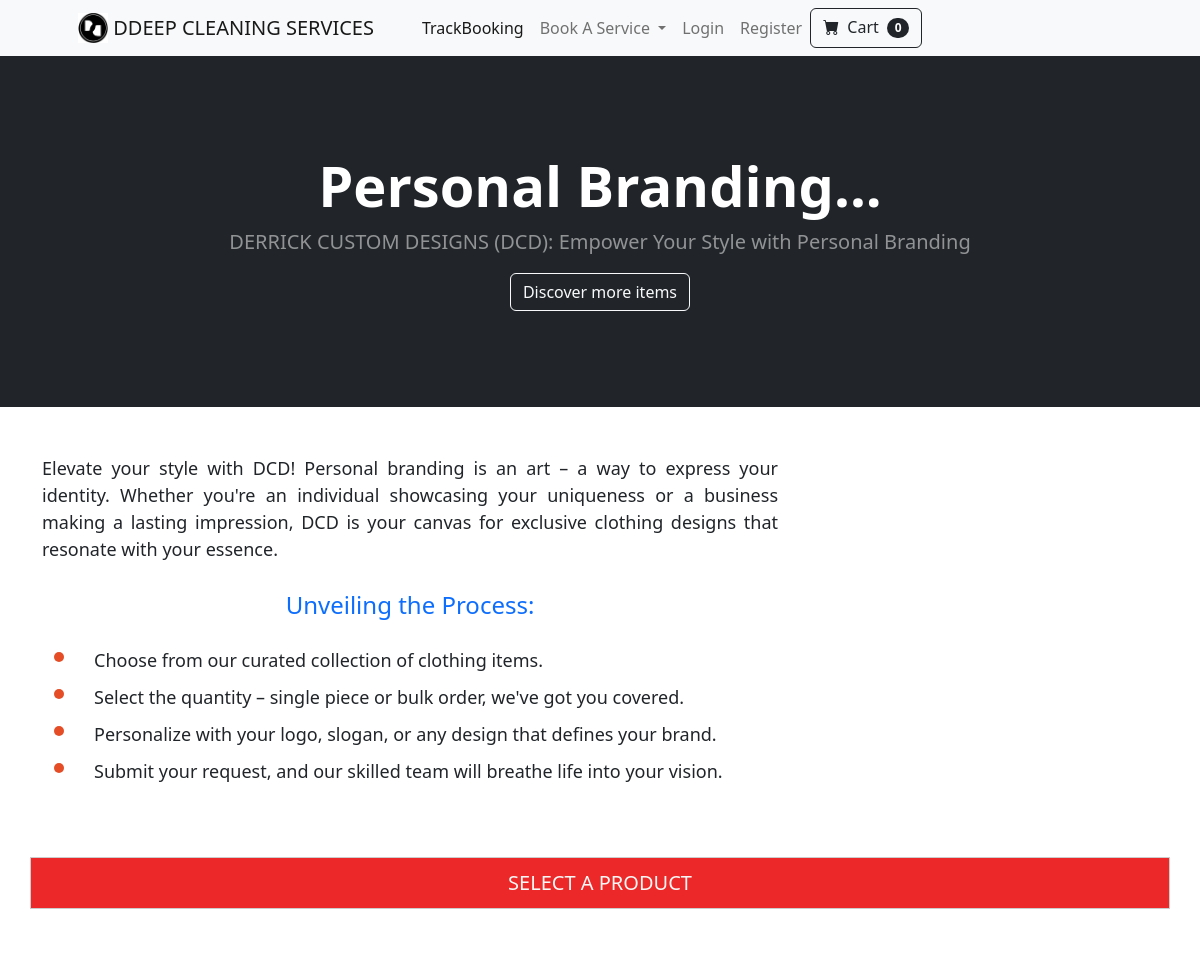
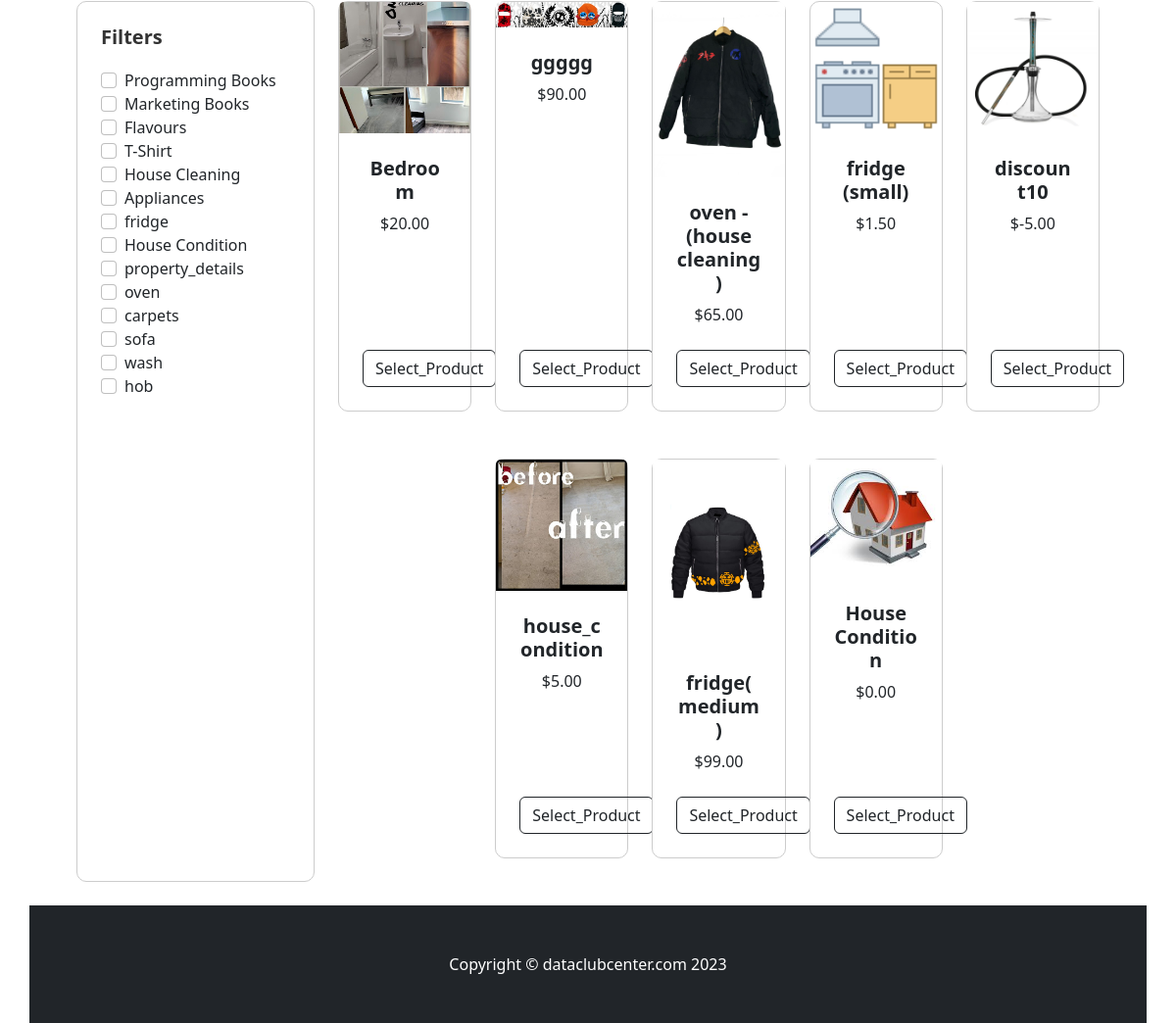
Page /personal/ on the committed database (2 pictures, top to bottom).
### store/models.py (models this page shows, shortened)
class Category(models.Model):
    name = models.CharField(max_length=50)
    image = models.ImageField(upload_to='uploads/product/', null=True, blank=True, default='promo.jpeg')
    description = models.TextField(null=True, blank=True)
    def __str__(self):
        return self.name
    class Meta:
        verbose_name_plural = 'categories'

class Product(models.Model):
	name = models.CharField(max_length=100)
	price = models.DecimalField(default=0, decimal_places=2, max_digits=6)
	categorya= models.ForeignKey(CategoryA, on_delete=models.CASCADE)
	category = models.ForeignKey(Category, on_delete=models.CASCADE, default=1)
	description = models.CharField(max_length=250, default='', blank=True, null=True)
	image = models.ImageField(upload_to='uploads/product/')
	image1 = models.ImageField(upload_to='uploads/product/', blank=True, null=True, default='default_image.jpg')
	size_code= models.CharField(max_length=250, default='', blank=True, null=True)
	is_sale = models.BooleanField(default=False)
	sale_price = models.DecimalField(default=0, decimal_places=2, max_digits=6)
	size = models.CharField(max_length=20, choices=[('-', '-'),('small', 'Small'), ('medium', 'Medium'), ('large', 'Large'), ('yes', 'Yes'), ('no', 'No'),])

### store/views.py (the view)
# urls.py: path('personal/', views.personal, name='personal'),
def personal(request):
    products = Product.objects.all()
    unique_size_codes = Product.objects.values_list('size_code', flat=True).distinct()
    unique_products = []
    for size_code in unique_size_codes:
        product = Product.objects.filter(size_code=size_code).first()
        if product:
            unique_products.append(product)
    categories = Category.objects.all()  # Fetch all categories
    return render(request, 'product1.html', {'products': products, 'unique_products': unique_products, 'categories': categories})

### cart/cart.py (called while the page is built)
	def __len__(self):
		return len(self.cart)

### cart/context_processors.py (called while the page is built)
def cart(request):
	return {'cart': Cart(request)}

### store/templates/product1.html (shortened to what this page needs)
{% extends 'base.html' %}
{% block content %}
<header class="bg-dark py-5">
    <div class="container px-4 px-lg-5 my-5">
        <div class="text-center text-white">
            <h1 class="display-4 fw-bolder">Personal Branding...</h1>
            <p class="lead fw-normal text-white-50 mb-0">DERRICK CUSTOM DESIGNS (DCD): Empower Your Style with Personal Branding</p>
            <a href="{% url 'home' %}" class="btn btn-outline-light mt-3">Discover more items</a>
        </div>
    </div>
</header>
<div class="container">
    <div class="row">
        <div class="col-8">
            <br/><br/>
            <p class="lead fw-normal text-dark mb-4" style="text-align: justify; color: #444; font-size: 18px;">
                Elevate your style with DCD! Personal branding is an art – a way to express your identity. Whether you're an individual showcasing your uniqueness or a business making a lasting impression, DCD is your canvas for exclusive clothing designs that resonate with your essence.
            </p>
            <div class="lead fw-normal text-primary mb-4" style="text-align: center; color: #e44d26; font-size: 24px;">
                Unveiling the Process:
            </div>
            <ul class="lead fw-normal text-dark mb-4" style="text-align: justify; list-style-type: none; margin-left: 0; font-size: 18px;">
                <li style="margin-bottom: 10px; padding-left: 20px; position: relative;">
                    <span style="display: inline-block; width: 10px; height: 10px; background-color: #e44d26; border-radius: 50%; position: absolute; left: -20px; top: 5px;"></span>
                    Choose from our curated collection of clothing items.
                </li>
                <li style="margin-bottom: 10px; padding-left: 20px; position: relative;">
                    <span style="display: inline-block; width: 10px; height: 10px; background-color: #e44d26; border-radius: 50%; position: absolute; left: -20px; top: 5px;"></span>
                    Select the quantity – single piece or bulk order, we've got you covered.
                </li>
                <li style="margin-bottom: 10px; padding-left: 20px; position: relative;">
                    <span style="display: inline-block; width: 10px; height: 10px; background-color: #e44d26; border-radius: 50%; position: absolute; left: -20px; top: 5px;"></span>
                    Personalize with your logo, slogan, or any design that defines your brand.
                </li>
                <li style="margin-bottom: 10px; padding-left: 20px; position: relative;">
                    <span style="display: inline-block; width: 10px; height: 10px; background-color: #e44d26; border-radius: 50%; position: absolute; left: -20px; top: 5px;"></span>
                    Submit your request, and our skilled team will breathe life into your vision.
                </li>
            </ul>
            <br/><br/>
        </div>
        <br><br><br><br>
        <div class="text-center" style="background-color: #ec2828; border: 1px solid #ccc; padding: 10px;">
            <p class="lead fw-normal mb-0" style="font-size: 1.25rem; font-weight: normal; color: rgb(246, 247, 246);">SELECT A PRODUCT</p>
        </div>
<div class="container-fluid px-4 px-lg-5 mt-5">
    <div class="row">
        <div class="col-lg-3 mb-4">
            <div class="card h-100">
                <div class="card-body">
                    <h5 class="card-title">Filters</h5>
                    <div class="form-check" >
                        {% for category in categories %}
                        <input class="form-check-input category-checkbox" type="checkbox" id="category-{{ category.id }}" value="{{ category.id }}">
                        <label class="form-check-label" for="category-{{ category.id }}">
                            {{ category.name }}
                        </label><br>
                        {% endfor %}
                    </div>
                </div>
            </div>
        </div>
        <div class="col-lg-9">
            <div class="row row-cols-2 row-cols-md-3 row-cols-xl-5 justify-content-center" id="product-container">
                {% for product in unique_products %}
                <div class="col mb-5 category-product" data-category="{{ product.category.id }}">
                    <div class="card h-100">
                        <img class="card-img-top" src="{{ product.image.url }}" alt="..." />
                        <div class="card-body p-4">
                            <div class="text-center">
                                <h5 class="fw-bolder">{{ product.name }}</h5>
                                {% if product.is_sale %}
                                <strike>${{ product.price }}</strike>
                                &nbsp;${{ product.sale_price }}
                                {% else %}
                                ${{ product.price }}
                                {% endif %}
                            </div>
                        </div>
                        <div class="card-footer p-4 pt-0 border-top-0 bg-transparent">
                            <div class="text-center">
                                <a class="btn btn-outline-dark mt-auto" href="{% url 'personal1' product.id %}">Select_Product</a>
                            </div>
                        </div>
                    </div>
                </div>
                {% endfor %}
            </div>
        </div>
    </div>
</div>
{% endblock %}

### store/templates/product1.html (style rules this page uses)
.card { border: 1px solid #ccc; border-radius: 10px; }
.card-body { padding: 1.5rem; }
.card-title { margin-bottom: 1.25rem; font-size: 1.25rem; font-weight: bold; color: #333; }
.form-check-label { font-size: 1rem; }
.form-check-input { margin-right: 0.5rem; }

### rows in the picture
Category: name "Programming Books"
Category: name "Marketing Books"
Category: name "Flavours"
Category: name "T-Shirt"
Category: name "House Cleaning"
Category: name "Appliances"
Category: name "fridge"
Category: name "House Condition"
Category: name "property_details"
Category: name "oven"
Category: name "carpets"
Category: name "sofa"
Category: name "wash"
Category: name "hob"
Product: image (picture), name "Bedroom", price "20.00"
Product: image (picture), name "ggggg", price "90.00"
Product: image (picture), name "oven - (house cleaning)", price "65.00"
Product: image (picture), name "fridge (small)", price "1.50"
Product: image (picture), name "discount10", price "-5.00"
Product: image (picture), name "house_condition", price "5.00"
Product: image (picture), name "fridge(medium)", price "99.00"
Product: image (picture), name "House Condition", price "0.00"

### other values in the picture
{{ cart|length }} "0"
